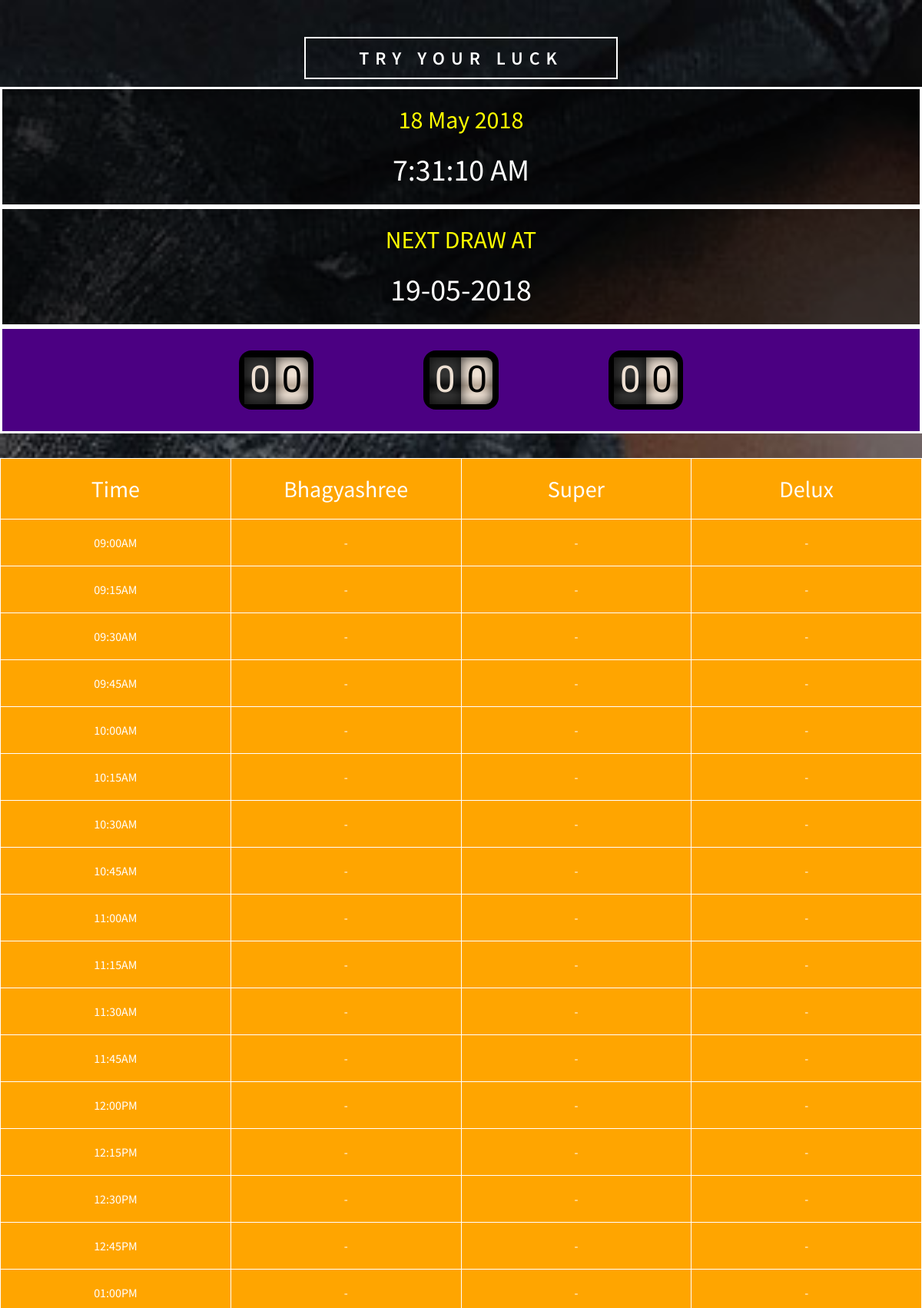
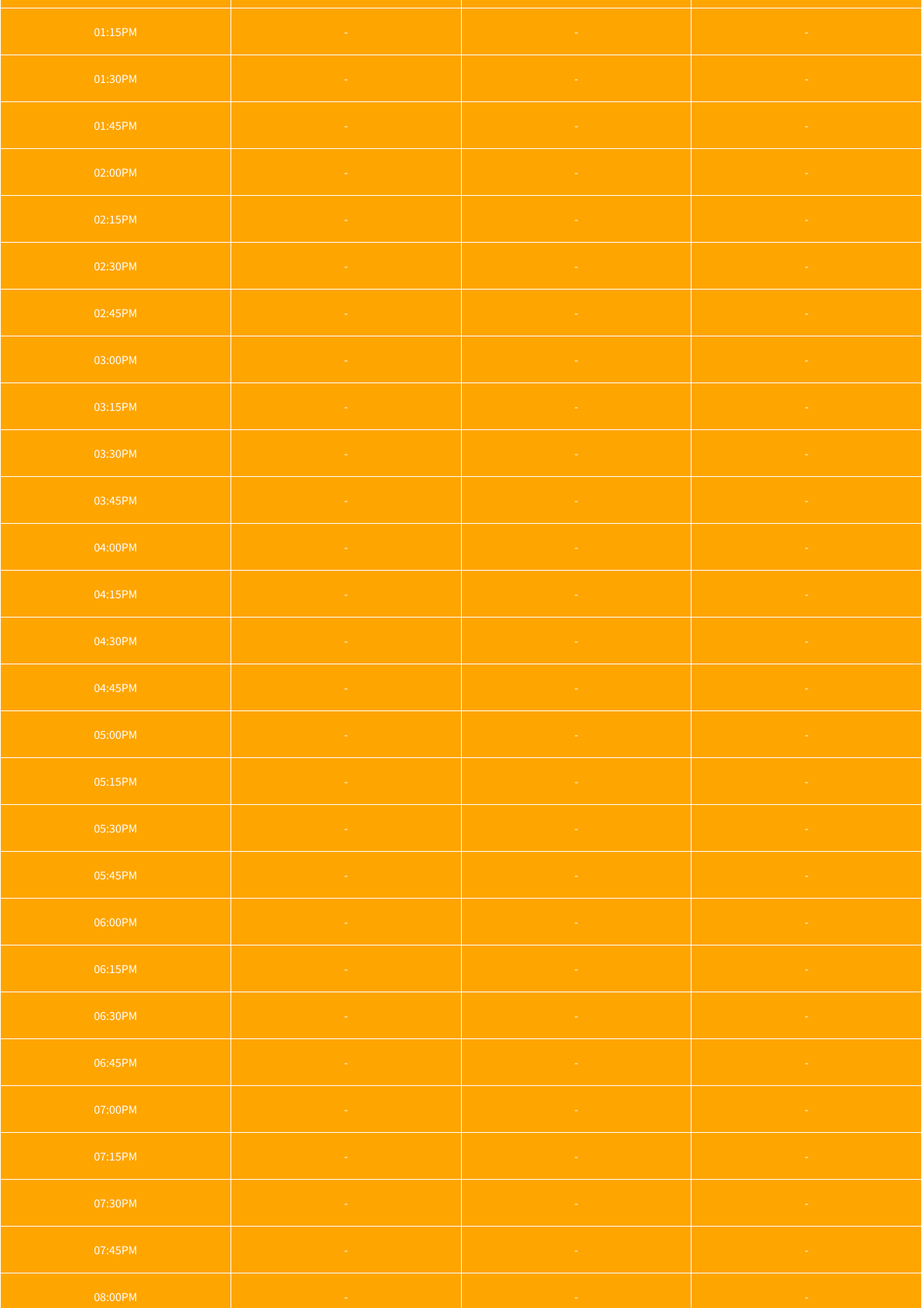
The page / (upper part) on the database its author committed (2 pictures, top to bottom).
### tables this page shows
CREATE TABLE `lottery_time` (
  `id` int(11) NOT NULL,
  `timee` varchar(20) NOT NULL
);

### application/controllers/Home.php (called while the page is built, shortened)
<?php
class Home extends CI_Controller
{
	public function index()
	{
		$current_date=date('Y-m-d');
		$data=array();
		$data['active_lottery'] = 0;
		$data['time_list']=0;
		$data['today_till_now_lottery_list']=0;
		$data['next_lottery_at']=date('d-m-Y', strtotime($current_date. ' + 1 days'));
		$data['time_list']=$this->Lottery_model->get_time_list();
		$data['only_time_list']=$this->Lottery_model->get_time_list();
		$this->load->view('Layout/Main', $data);
	}
}
?>

### index.php (called while the page is built, shortened)
<?php
require_once BASEPATH.'core/CodeIgniter.php';

### application/models/Admin/Lottery_model.php (called while the page is built, shortened)
<?php
class Lottery_model extends CI_Model
{
	public function get_time_list()
	{
		$query=$this->db->get('lottery_time');
		return $query->result();
	}
}
?>

### application/views/User_view/previous_lottery_list.php (the view)
<div id="lottery-number1" class="table-responsive">
    <?php if($time_list): ?>
        <table class="table">
            <thead>
                 <tr>
                        <th style="width:25%">Time</th>
                        <th style="width:25%">Bhagyashree</th>
                        <th style="width:25%">Super</th>
                        <th style="width:25%">Delux</th>
                </tr>
            </thead>
            <tbody>
                <?php foreach ($time_list as $key=>$list):?>
                    <tr>
                        <?php echo "<td>" . $list->timee . "</td>"; ?>
                        <?php if($today_till_now_lottery_list): ?>
                            <?php if(array_key_exists($key,$today_till_now_lottery_list)): ?>
                                <?php $a=$today_till_now_lottery_list[$key]->a; ?>
                                <?php if($a<10): ?>
                                    <?php $a= '0'. $a; ?>
                                <?php endif; ?>
                                <?php echo "<td>" . $a . "</td>"; ?>
                                <?php $b=$today_till_now_lottery_list[$key]->b; ?>
                                <?php if($b<10): ?>
                                    <?php $b= '0'. $b; ?>
                                <?php endif; ?>
                                <?php echo "<td>" . $b . "</td>"; ?>
                                <?php $c=$today_till_now_lottery_list[$key]->c; ?>
                                <?php if($c<10): ?>
                                    <?php $c= '0'. $c; ?>
                                <?php endif; ?>
                                <?php echo "<td>" . $c . "</td>"; ?>
                            <?php else: ?>
                                <td>-</td>
                                <td>-</td>
                                <td>-</td>
                            <?php endif; ?>
                        <?php else: ?>
                            <td>-</td>
                            <td>-</td>
                            <td>-</td>
                        <?php endif; ?>
                    </tr>
                <?php endforeach; ?>
            </tbody>
        </table>
    <?php endif; ?>
</div>

### application/views/Layout/Main.php (shortened to what this page needs)
<!DOCTYPE HTML>
<html>
<head>
<link href="<?php echo base_url();?>assets/css/style.css" rel='stylesheet' type='text/css' />
<link rel="stylesheet" href="<?php echo base_url();?>assets/css/jquery.countdown.css" />
<link rel="stylesheet" href="<?php echo base_url();?>assets/css/odometer-theme-car.css" />
</head>
<body >
    <div class="agile">
     	<div class="container">
			<?php
				$this->load->view('Layout/header');
			 ?>
			<div >
			<?php
				$this->load->view('User_view/new_lottery_number');
			 ?>
			 </div>
			<?php
				$this->load->view('User_view/previous_lottery_list');
			 ?>
        </div>
</body>
</html>

### application/views/Layout/header.php (shortened to what this page needs)
<h1 style="margin-bottom: 10px">Try your Luck</h1>
</div>

### application/views/User_view/new_lottery_number.php (shortened to what this page needs)
<div class="wthree-info" style="border: 3px solid #fff; background-color : rgba(0,0,0,0.5);">
        <h2 class="heading" style="color : yellow;"><?php echo date("d F Y"); ?></h2>
    	<h2 class="matter" style="color : #fff; " id='timer'></h2>
</div>
<?php if($next_lottery_at): ?>
    <div class="wthree-info" style="border: 3px solid #fff; background-color : rgba(0,0,0,0.5);">
        <h2 class="heading" style="color : yellow;">NEXT DRAW AT</h2>
        <h2 class="matter" id="next_lottery_at" style="color : #fff;"><?php echo $next_lottery_at; ?></h2>
    </div>
<?php endif; ?>
<?php if($active_lottery): ?>
    <div class="wthree-info" style="border: 3px solid #fff; background-color : rgba(0,0,0,0.5); ">
        <h2 class="heading" style="color : yellow;">TIME TO DRAW</h2>
        <h2 class="matter" id="lottery_time" style="color : #fff;"><?php echo $active_lottery->timee; ?></h2>
    </div>
	<div class="agileits-timer" style="border: 3px solid #fff; background-color : rgba(0,0,0,0.5); width:100%;">
		<div class="clock">
			<div class="column days ">
				<div id="odometer1" class="odometer"></div>
			</div>
			<div class="column days ">
				<div id="odometer2" class="odometer"></div>
			</div>
			<div class="column days ">
				<div id="odometer3" class="odometer"></div>
			</div>
			<div class="clear"> </div>
		</div>
	</div>
<?php else: ?>
    <div class="agileits-timer" style="border: 3px solid #fff; background-color : rgba(0,0,0,0.5); width:100%;">
		<div class="clock">
			<div class="column days ">
				<div id="odometer1" class="odometer">100</div>
			</div>
			<div class="column days ">
				<div id="odometer2" class="odometer">100</div>
			</div>
			<div class="column days ">
				<div id="odometer3" class="odometer">100</div>
			</div>
		</div>
	</div>
<?php endif; ?>

### assets/css/style.css (style rules this page uses)
html,body,div,span,applet,object,iframe,h1,h2,h3,h4,h5,h6,p,blockquote,pre,a,abbr,acronym,address,big,cite,code,del,dfn,em,img,ins,kbd,q,s,samp,small,strike,strong,sub,sup,tt,var,b,u,i,dl,dt,dd,ol,nav ul,nav li,fieldset,form,label,legend,table,caption,tbody,tfoot,thead,tr,th,td,article,aside,canvas,details,embed,figure,figcaption,footer,header,hgroup,menu,nav,output,ruby,section,summary,time,mark,audio,video { margin:0;padding:0;border:0;font-size:100%;font:inherit;vertical-align:baseline; }
table { border-collapse:collapse;border-spacing:0;width:100%; background-color: #FFA500; color:#fff; }
table tr { border-top:1px solid #fff; }
table tr td { border:1px solid #fff; padding:20px; width:25%; }
table tr th { border:1px solid #fff; padding:20px; width:25%; }
.table-responsive { max-width: 100%; overflow: auto; }
body { font-family: 'Source Sans Pro', sans-serif; font-size: 100%; background:url(../images/1.jpg) no-repeat 0px 0px; background-size:cover; background-attachment: fixed; padding:3em 0; }
h1 { font-size: 1.5em; color: #fff; letter-spacing: 10px; text-transform: uppercase; text-align: center; font-weight: 600; width: 32%; margin: 0 auto; border: 2px solid #fff; padding: 10px; }
h2 { font-size: 32px; color: #ffffff; margin-top: 20px; margin-bottom: 20px; }
.agile { text-align: center; }
.agileits-timer { width: 45%; margin: 0em auto 2em; box-sizing: border-box; }
.clock { background-color:#4B0082; border: 3px solid transparent; }
.clock .column { padding: 25px 0; float: none; display: inline-block; width: 20%; background: none; border-left: none; text-align: center; transition: all 0.2s ease-in-out; -moz-transition: all 0.2s ease-in-out; -webkit-transition: all 0.2s ease-in-out; -o-transition: all 0.2s ease-in-out; }
.days { display: none; }
@media (max-width:1366px) { h1 { letter-spacing: 8px; } }
@media all and  (min-width: 600px) { table { background-color:orange; } }
@media all and  (min-width: 600px) { h2 { font-size:80px; } }
@media all and  (min-width: 600px) { th { font-size:30px; } }
@media all and  (min-width: 600px) { .heading { font-size:32px; } }
@media all and  (min-width: 600px) { .matter { font-size:40px; } }

### assets/css/odometer-theme-car.css (style rules this page uses)
.odometer.odometer-auto-theme, .odometer.odometer-theme-car { display: inline-block; vertical-align: middle; *vertical-align: auto; *zoom: 1; *display: inline; position: relative; }
.odometer.odometer-auto-theme, .odometer.odometer-theme-car { -moz-border-radius: 0.34em; -webkit-border-radius: 0.34em; border-radius: 0.34em; font-family: "Arimo", monospace; padding: 0.15em; background: #000; color: #eee0d3; }

### assets/css/odometer.css (style rules this page uses)
.odometer.odometer-auto-theme, .odometer.odometer-theme-car { display: inline-block; vertical-align: middle; position: relative; }
.odometer.odometer-auto-theme, .odometer.odometer-theme-car { -moz-border-radius: 0.34em; -webkit-border-radius: 0.34em; border-radius: 0.34em; font-family: "Arimo", monospace; padding: 0.15em; background: #000; color: #eee0d3; }
.odometer { font-size: 48px; }

### rows shown on the page
lottery_time: timee "09:00AM"
lottery_time: timee "09:15AM"
lottery_time: timee "09:30AM"
lottery_time: timee "09:45AM"
lottery_time: timee "10:00AM"
lottery_time: timee "10:15AM"
lottery_time: timee "10:30AM"
lottery_time: timee "10:45AM"
lottery_time: timee "11:00AM"
lottery_time: timee "11:15AM"
lottery_time: timee "11:30AM"
lottery_time: timee "11:45AM"
lottery_time: timee "12:00PM"
lottery_time: timee "12:15PM"
lottery_time: timee "12:30PM"
lottery_time: timee "12:45PM"
lottery_time: timee "01:00PM"
lottery_time: timee "01:15PM"
lottery_time: timee "01:30PM"
lottery_time: timee "01:45PM"
lottery_time: timee "02:00PM"
lottery_time: timee "02:15PM"
lottery_time: timee "02:30PM"
lottery_time: timee "02:45PM"
lottery_time: timee "03:00PM"
lottery_time: timee "03:15PM"
lottery_time: timee "03:30PM"
lottery_time: timee "03:45PM"
lottery_time: timee "04:00PM"
lottery_time: timee "04:15PM"
lottery_time: timee "04:30PM"
lottery_time: timee "04:45PM"
lottery_time: timee "05:00PM"
lottery_time: timee "05:15PM"
lottery_time: timee "05:30PM"
lottery_time: timee "05:45PM"
lottery_time: timee "06:00PM"
lottery_time: timee "06:15PM"
lottery_time: timee "06:30PM"
lottery_time: timee "06:45PM"
lottery_time: timee "07:00PM"
lottery_time: timee "07:15PM"
lottery_time: timee "07:30PM"
lottery_time: timee "07:45PM"
lottery_time: timee "08:00PM"

### other values the page prints
$next_lottery_at "19-05-2018"
